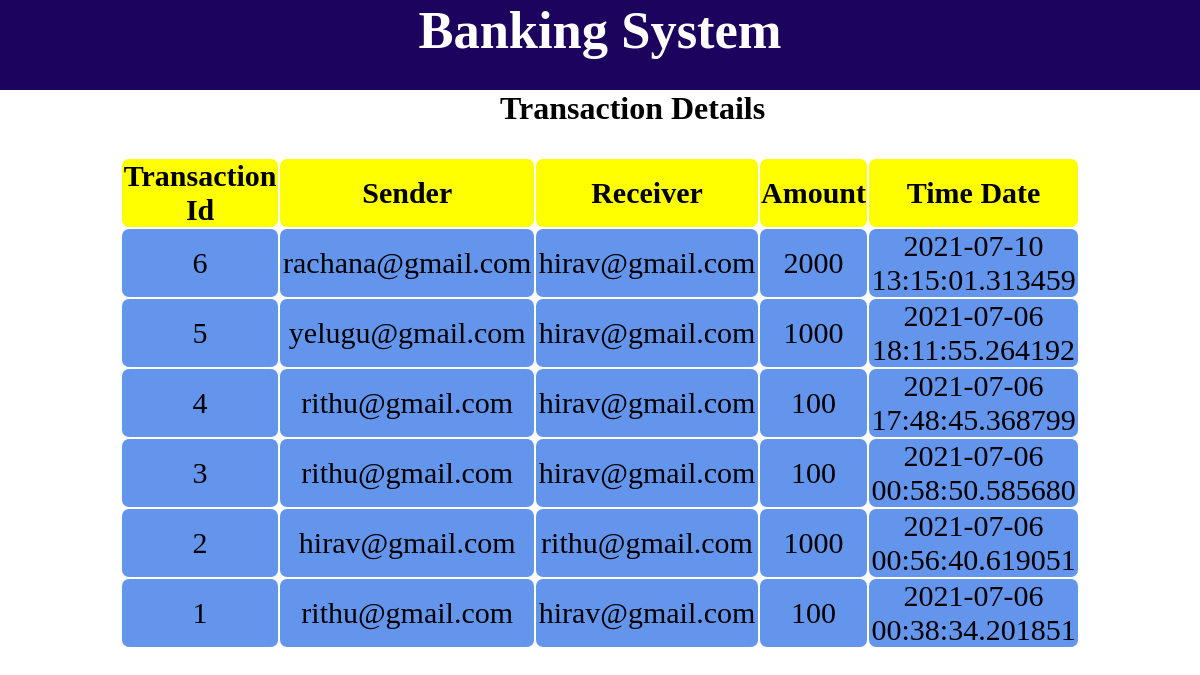
The page /history.php on the database its author committed.
### tables this page shows
CREATE TABLE `transaction` (
  `sno` int(3) NOT NULL,
  `sender` varchar(25) NOT NULL,
  `receiver` varchar(25) NOT NULL,
  `amount` int(9) NOT NULL,
  `datetime` datetime(6) NOT NULL DEFAULT current_timestamp(6)
);

### history.php (the view)
<html>
    <head>
        <link rel="stylesheet" href="history.css";>
        <link rel="stylesheet" href="index.css";>
</head>
<body>
<div class="header">
            <h2>Banking System</h2>
        </div>
    <h1 style="margin-left:500px;">Transaction Details</h1>
    <table class="tab">
        <tr>
        <th>Transaction Id</th>
        <th>Sender</th>
        <th>Receiver</th>
        <th>Amount</th>
        <th>Time Date</th>
        </tr>
        <?php
            require_once "config.php";
            $sql = "select * from transaction order by datetime desc";
            $res  = mysqli_query($link, $sql);
            while($row = mysqli_fetch_assoc($res))
            {
                echo "<tr>
                <td>{$row['sno']}</td>
                <td>{$row['sender']}</td>
                <td>{$row['receiver']}</td>
                <td>{$row['amount']}</td>
                <td>{$row['datetime']}</td>
                </tr>";
            }
        ?>
    </table>
</body>
</html>

### history.css (style rules this page uses)
.tab { margin-top: 30px; margin-left: 10%; width: 80%; height: 20%; }
td { border: black; border-radius: 7px; width: 20px; height: 60px; text-align: center; font-size: 30px; background-color: cornflowerblue; color:black; }
th { border-radius: 7px; border: black; width: 20px; height: 60px; text-align: center; font-size: 30px; background-color: yellow; color: black; }

### index.css (style rules this page uses)
* { margin: 0; padding: 0; box-sizing: border-box; }
.header { text-align: center; background-color: rgb(27, 3, 94); color: white; height: 90px; font-size: 35px; font-family:cursive; }

### rows shown on the page
transaction: sno "6", sender "rachana@gmail.com", receiver "hirav@gmail.com", amount "2000", datetime "2021-07-10 13:15:01.313459"
transaction: sno "5", sender "yelugu@gmail.com", receiver "hirav@gmail.com", amount "1000", datetime "2021-07-06 18:11:55.264192"
transaction: sno "4", sender "rithu@gmail.com", receiver "hirav@gmail.com", amount "100", datetime "2021-07-06 17:48:45.368799"
transaction: sno "3", sender "rithu@gmail.com", receiver "hirav@gmail.com", amount "100", datetime "2021-07-06 00:58:50.585680"
transaction: sno "2", sender "hirav@gmail.com", receiver "rithu@gmail.com", amount "1000", datetime "2021-07-06 00:56:40.619051"
transaction: sno "1", sender "rithu@gmail.com", receiver "hirav@gmail.com", amount "100", datetime "2021-07-06 00:38:34.201851"
